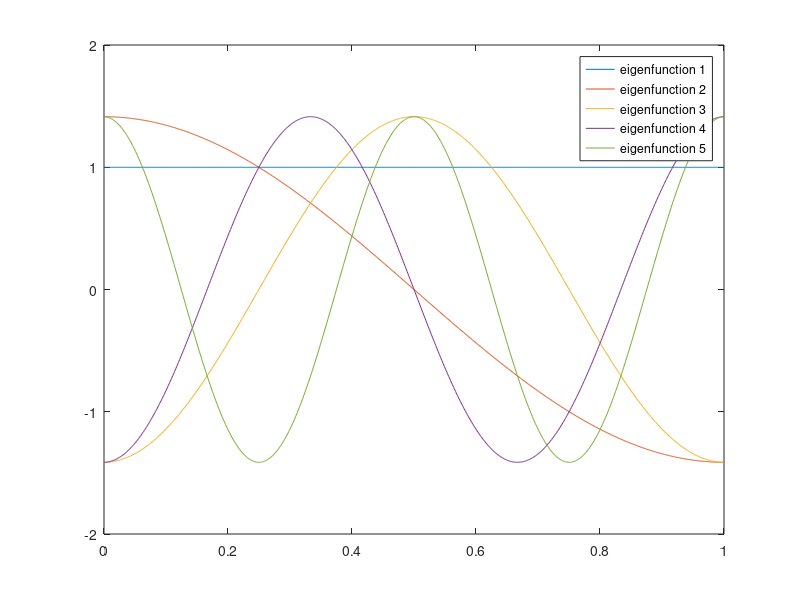

This chart was generated by the following MATLAB code:
%% Input data
a = 0; %left endpoint
b = 1; %right endpoint
n = 1000; %number of intervals/size of partition
h = (b-a)/n; %interval length (assume evenly-partitioned)



%% Compute Laplacian matrix L
zero_col = zeros(n,1);
G = (1/h)*([diag(ones(1,n)) zero_col] + [zero_col diag(-1*ones(1,n))]);
A = diag(h*ones(1,n)); %Area matrix (diagonal entries are the lengths of each interval)
L = (G.')*A*G; %Laplacian matrix



%% Compute eigenvalues and eigenvectors of L

[V,D] = eig(L);
eigvalues = diag(D);
min_eigvalue = eigvalues(1);
eigfunction = (1/sqrt(h))*V(:,1);




%% Plot graph of y = f(x)

x = linspace(a,b,n+1);



%% Plot first 5 eigenfunctions

for i = 1:5
    plot (x,(1/sqrt(h))*V(:,i));
    axis([0 1 -2 2])
    hold on
end

legend('eigenfunction 1','eigenfunction 2','eigenfunction 3','eigenfunction 4','eigenfunction 5');
